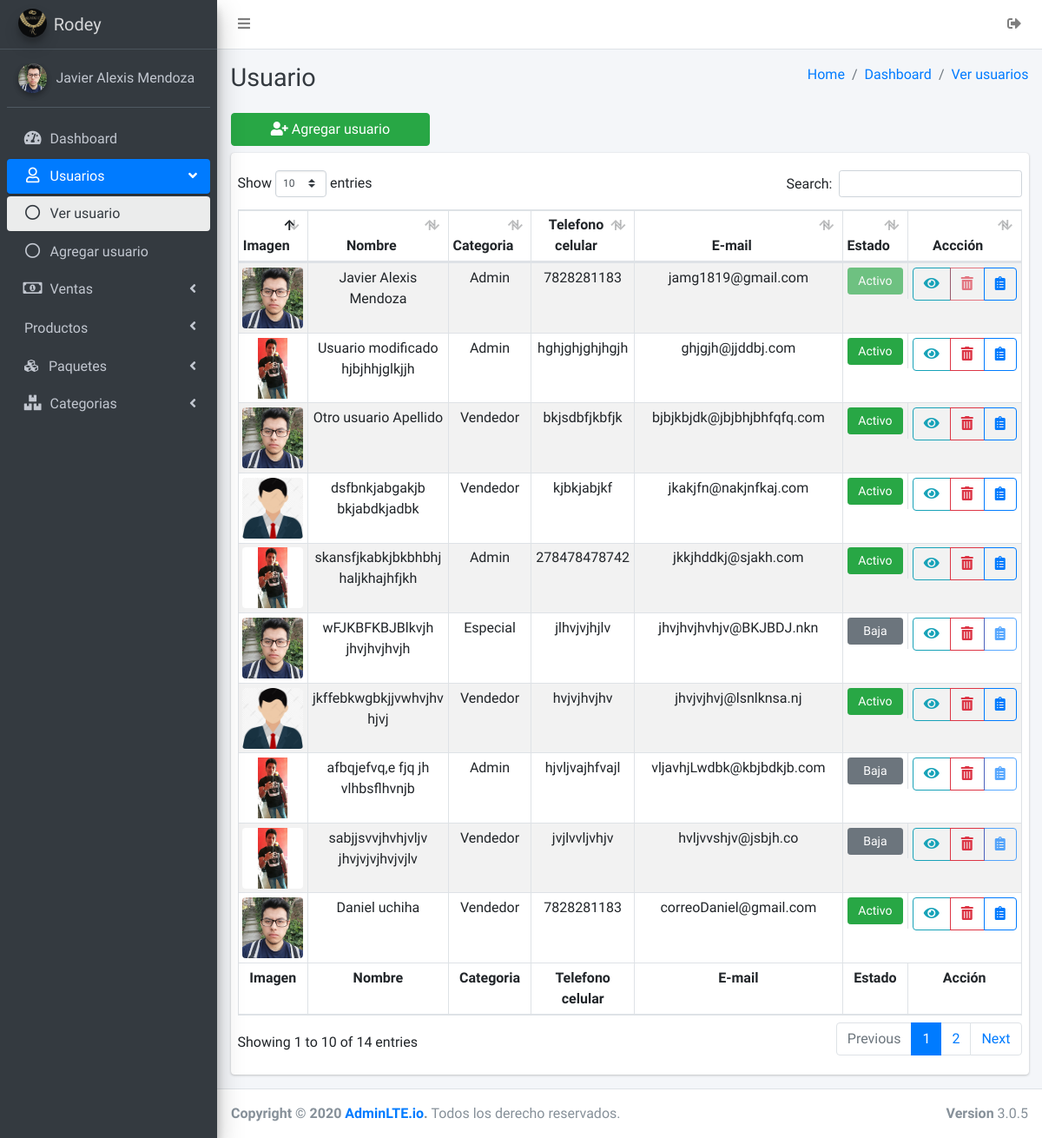
/vendedores/vendedores.php (signed in), run on the app's committed database.
### tables this page shows
CREATE TABLE `usuarios` (
  `idusuarios` int NOT NULL AUTO_INCREMENT,
  `nombre` varchar(45) NOT NULL,
  `apellidoP` varchar(45) NOT NULL,
  `apellidoM` varchar(45) NOT NULL,
  `numeroCelular` varchar(20) DEFAULT NULL,
  `correoElectronico` varchar(45) DEFAULT NULL,
  `direccion` varchar(100) DEFAULT NULL,
  `estado` tinyint(1) NOT NULL DEFAULT '1',
  `usuario` varchar(30) NOT NULL,
  `contraseña` varchar(300) NOT NULL,
  `imgUsuario` varchar(200) DEFAULT NULL,
  `categoria_usuario` int NOT NULL,
  PRIMARY KEY (`idusuarios`),
  KEY `fk_categoria_idx` (`categoria_usuario`),
  CONSTRAINT `fk_categoria` FOREIGN KEY (`categoria_usuario`) REFERENCES `categoria_usuario` (`idcategoria_usuario`)
);

CREATE TABLE `categoria_usuario` (
  `idcategoria_usuario` int NOT NULL AUTO_INCREMENT,
  `categoria_usuario` varchar(45) NOT NULL,
  PRIMARY KEY (`idcategoria_usuario`)
);

### sessionIniciada.php (called while the page is built, shortened)
<?php
if ((isset($_SESSION['idusuario']) && $_SESSION['idusuario'] != '')) {
    $idusuario = $_SESSION['idusuario'];
    include 'conexiones/conexion.php';
    $sql = "SELECT * FROM usuarios WHERE idusuarios = " . $idusuario . " and estado=1";
    $result = $conexion->query($sql);
    $mostrar = mysqli_fetch_array($result);
    $IDUSER = $mostrar['idusuarios'];
    $IMGUSER = $mostrar['imgUsuario'];
    $NOMBREUSER = $mostrar['nombre'] . ' ' . $mostrar['apellidoP'];
} else {
    $host  = $_SERVER['HTTP_HOST'];
    $uri   = rtrim(dirname($_SERVER['PHP_SELF']), '/\\');
    $extra = 'index.php';
    header("Location: http://$host/Admin_joyeria/$extra");
    die();
}

### vendedores/vendedores.php (the view, shortened to what this page needs)
<?php
include '../sessionIniciada.php';
?>
<!DOCTYPE html>
<html>
<head>
    <link rel="stylesheet" href="../plugins/fontawesome-free/css/all.min.css">
    <link rel="stylesheet" href="https://code.ionicframework.com/ionicons/2.0.1/css/ionicons.min.css">
    <link rel="stylesheet" href="../plugins/tempusdominus-bootstrap-4/css/tempusdominus-bootstrap-4.min.css">
    <link rel="stylesheet" href="../dist/css/adminlte.min.css">
    <link rel="stylesheet" href="../plugins/overlayScrollbars/css/OverlayScrollbars.min.css">
    <link rel="stylesheet" href="../plugins/summernote/summernote-bs4.css">
    <link rel="stylesheet" href="../plugins/datatables-bs4/css/dataTables.bootstrap4.min.css">
    <link rel="stylesheet" href="../plugins/datatables-responsive/css/responsive.bootstrap4.min.css">
</head>
<body class="hold-transition sidebar-mini layout-fixed">
    <div class="wrapper">
        <nav class="main-header navbar navbar-expand navbar-white navbar-light">
            <ul class="navbar-nav">
                <li class="nav-item">
                    <a class="nav-link" data-widget="pushmenu" href="#" role="button"><i class="fas fa-bars"></i></a>
                </li>
            </ul>
            <ul class="navbar-nav ml-auto">
                <a class="nav-link effectoHover" data-toggle="" href="../cerrarSesion.php">
                    <i class="fas fa-sign-out-alt"></i>
                </a>
            </ul>
        </nav>
        <aside class="main-sidebar sidebar-dark-primary elevation-4">
            <a href="../main.php" class="brand-link">
                <img src="../img/logo.png" alt="AdminLTE Logo" class="brand-image img-circle elevation-3" style="opacity: .8">
                <span class="brand-text font-weight-light">Rodey</span>
            </a>
            <div class="sidebar">
                <div class="user-panel mt-3 pb-3 mb-3 d-flex">
                    <div class="image">
                        <img src="<?= $IMGUSER ?>" class="img-circle elevation-2" alt="User Image">
                    </div>
                    <div class="info">
                        <a href="#" class="d-block"><?php echo $NOMBREUSER ?></a>
                    </div>
                </div>
                <nav class="mt-2">
                    <ul class="nav nav-pills nav-sidebar flex-column" data-widget="treeview" role="menu" data-accordion="false">
                        <li class="nav-item">
                            <a href="../main.php" class="nav-link ">
                                <i class="nav-icon fas fa-tachometer-alt"></i>
                                <p>
                                    Dashboard
                                </p>
                            </a>
                        </li>
                        <li class="nav-item has-treeview menu-open">
                            <a href="#" class="nav-link active">
                                <i class="far fa-user nav-icon"></i>
                                <p>
                                    Usuarios
                                    <i class="fas fa-angle-left right"></i>
                                </p>
                            </a>
                            <ul class="nav nav-treeview">
                                <li class="nav-item">
                                    <a href="vendedores.php" class="nav-link active">
                                        <i class="far fa-circle nav-icon"></i>
                                        <p>Ver usuario</p>
                                    </a>
                                </li>
                                <li class="nav-item">
                                    <a href="agregarVendedor.php" class="nav-link">
                                        <i class="far fa-circle nav-icon"></i>
                                        <p>Agregar usuario</p>
                                    </a>
                                </li>
                            </ul>
                        </li>
                        <li class="nav-item has-treeview">
                            <a href="#" class="nav-link">
                                <i class="far fa-money-bill-alt nav-icon"></i>
                                <p>
                                    Ventas
                                    <i class="fas fa-angle-left right"></i>
                                </p>
                            </a>
                        </li>
                        <li class="nav-item has-treeview">
                            <a href="#" class="nav-link">
                                <p>
                                    Productos
                                    <i class="fas fa-angle-left right"></i>
                                </p>
                            </a>
                        </li>
                        <li class="nav-item has-treeview ">
                            <a href="#" class="nav-link ">
                            <i class="fas fa-cubes mx-1"></i>
                                <p class="ml-1">
                                    Paquetes
                                    <i class="fas fa-angle-left right"></i>
                                </p>
                            </a>
                        </li>
                        <li class="nav-item has-treeview">
                            <a href="#" class="nav-link">
                                <i class="fas fa-boxes nav-icon"></i>
                                <p>
                                    Categorias
                                    <i class="fas fa-angle-left right"></i>
                                </p>
                            </a>
                        </li>
                    </ul>
                </nav>
            </div>
        </aside>
        <div class="content-wrapper">
            <div class="content-header">
                <div class="container-fluid">
                    <div class="row mb-2">
                        <div class="col-sm-6">
                            <h1 class="m-0 text-dark">Usuario</h1>
                        </div>
                        <div class="col-sm-6">
                            <ol class="breadcrumb float-sm-right">
                                <li class="breadcrumb-item"><a href="../main.php">Home</a></li>
                                <li class="breadcrumb-item"><a href="../main.php">Dashboard</a></li>
                                <li class="breadcrumb-item disabled"><a href="vendedores.php">Ver usuarios</a></li>
                            </ol>
                        </div>
                    </div>
                </div>
            </div>
            <section class="content">
                <div class="container-fluid">
                    <div class="row">
                        <div class="col">
                            <a href="agregarVendedor.php" class="col-lg-3 col-md-4 d-block btn btn-success mb-2"><i class="fas fa-user-plus"></i> Agregar usuario</a>
                        </div>
                    </div>
                </div>
            </section>
            <section class="content">
                <div class="container-fluid">
                    <div class="row">
                        <div class="col-12">
                            <div class="card">
                                <div class="card-body w-100 px-2">
                                    <table id="example2" class="w-100 text-center table-hover table-sm table table-bordered table-striped table-responsive">
                                        <thead>
                                            <tr>
                                                <th>Imagen</th>
                                                <th>Nombre</th>
                                                <th>Categoria</th>
                                                <th>Telefono celular</th>
                                                <th>E-mail</th>
                                                <th>Estado</th>
                                                <th>Accción</th>
                                            </tr>
                                        </thead>
                                        <tbody>
                                            <tr>
                                                <?php
                                                include '../conexiones/conexion.php';
                                                $sql = 'SELECT * FROM usuarios';
                                                $result = $conexion->query($sql);
                                                $imagenUser = "SELECT * FROM usuarios";
                                                while ($mostrar = mysqli_fetch_array($result)) {
                                                    if (($mostrar['imgUsuario'] == 'user-default.jpg') || ($mostrar['imgUsuario'] == '')) {
                                                        $imagenUser = '../uploads/user-default.jpg';
                                                    } else {
                                                        $imagenUser = $mostrar['imgUsuario'];
                                                    }
                                                ?>
                                                    <td>
                                                        <img src="<?= $imagenUser ?>" alt="Imagen de usuario" class="rounded my-0 mx-0" width="70" height="70">
                                                    </td>
                                                    <td>
                                                        <p><?php echo $mostrar['nombre'] . ' ' . $mostrar['apellidoP'] ?></p>
                                                    </td>
                                                    <td>
                                                        <p><?php
                                                            $con = new mysqli('127.0.0.1', 'root', '100%Alexis', 'Joyeria');
                                                            $sqlCategoria = "CALL getIDCategoria(" . $mostrar['categoria_usuario'] . ") ";
                                                            if ($resultadoCategoria = $con->query($sqlCategoria)) {
                                                                $resultadoCategoria = mysqli_fetch_array($resultadoCategoria);
                                                                echo $resultadoCategoria['categoria_usuario'];
                                                            } else {
                                                            }
                                                            ?></p>
                                                    </td>
                                                    <td>
                                                        <p><?php echo $mostrar['numeroCelular']; ?></p>
                                                    </td>
                                                    <td>
                                                        <p><?php echo $mostrar['correoElectronico']; ?></p>
                                                    </td>
                                                    <td class="d-flex">
                                                        <a href="vendedores.php?id=<?= $mostrar['idusuarios'] ?>&estate=<?= $mostrar['estado'] ?> " class="btn w-100  btn-sm
                                            <?= ($mostrar['estado'] == 1) ? 'btn-success ' : 'btn-secondary '; ?>
                                            <?= ($IDUSER == $mostrar['idusuarios']) ? 'disabled ' : ''; ?> "><?php echo ($mostrar['estado'] == 1) ? 'Activo' : 'Baja'; ?> </a>
                                                    </td>
                                                    <td>
                                                        <div class="btn-group" role="toolbar" aria-label="Toolbar with button groups">
                                                            <a href="accionesUsuario.php?id=<?= $mostrar['idusuarios'] ?>&acc=editar" class="btn btn-outline-info"><i class="fas fa-eye"></i></a>
                                                            <a href="accionesUsuario.php?id=<?= $mostrar['idusuarios'] ?>&acc=eliminar" class="btn btn-outline-danger <?= ($IDUSER == $mostrar['idusuarios']) ? 'disabled ' : ''; ?>"><i class="fas fa-trash-alt"></i></a>
                                                            <a href="asignarProducto/masProducto.php?id=<?= $mostrar['idusuarios'] ?>" class="btn  btn-outline-primary <?= ($mostrar['estado'] == 1) ? '' : ' disabled'; ?>"><i class="fas fa-clipboard-list"></i></a>
                                                        </div>
                                                    </td>
                                            </tr>
                                        <?php
                                                }
                                        ?>
                                        </tbody>
                                        <tfoot>
                                            <tr>
                                                <th>Imagen</th>
                                                <th>Nombre</th>
                                                <th>Categoria</th>
                                                <th>Telefono celular</th>
                                                <th>E-mail</th>
                                                <th>Estado</th>
                                                <th>Acción</th>
                                            </tr>
                                        </tfoot>
                                    </table>
                                </div>
                            </div>
                        </div>
                    </div>
                </div>
            </section>
        </div>
        <footer class=" main-footer ">
            <strong>Copyright &copy; 2020 <a href="#">AdminLTE.io</a>.</strong> Todos los derecho reservados.
            <div class=" float-right d-none d-sm-inline-block ">
                <b>Version</b> 3.0.5
            </div>
        </footer>
    </div>
</body>
</html>

### vendedores/vendedores.php (style rules this page uses)
.effectoHover { color: #e1e1e1; }

### data on the page
usuarios: imgUsuario (picture), NOMBREUSER "Javier Alexis Mendoza", nombre "Javier Alexis", apellidoP "Mendoza", categoria_usuario.categoria_usuario "Admin", numeroCelular "7828281183", correoElectronico "jamg1819@gmail.com", estado "Activo"
usuarios: imgUsuario (picture), nombre "Usuario modificado", apellidoP "hjbjhhjglkjjh", categoria_usuario.categoria_usuario "Admin", numeroCelular "hghjghjghjhgjh", correoElectronico "ghjgjh@jjddbj.com", estado "Activo"
usuarios: imgUsuario (picture), nombre "Otro usuario", apellidoP "Apellido", categoria_usuario.categoria_usuario "Vendedor", numeroCelular "bkjsdbfjkbfjk", correoElectronico "bjbjkbjdk@jbjbhjbhfqfq.com", estado "Activo"
usuarios: imgUsuario (placeholder picture), nombre "dsfbnkjabgakjb", apellidoP "bkjabdkjadbk", categoria_usuario.categoria_usuario "Vendedor", numeroCelular "kjbkjabjkf", correoElectronico "jkakjfn@nakjnfkaj.com", estado "Activo"
usuarios: imgUsuario (picture), nombre "skansfjkabkjbkbhbhj", apellidoP "haljkhajhfjkh", categoria_usuario.categoria_usuario "Admin", numeroCelular "278478478742", correoElectronico "jkkjhddkj@sjakh.com", estado "Activo"
usuarios: imgUsuario (picture), nombre "wFJKBFKBJBlkvjh", apellidoP "jhvjhvjhvjh", categoria_usuario.categoria_usuario "Especial", numeroCelular "jlhvjvjhjlv", correoElectronico "jhvjhvjhvhjv@BKJBDJ.nkn", estado "Baja"
usuarios: imgUsuario (placeholder picture), nombre "jkffebkwgbkjjvwhvjhv", apellidoP "hjvj", categoria_usuario.categoria_usuario "Vendedor", numeroCelular "hvjvjhvjhv", correoElectronico "jhvjvjhvj@lsnlknsa.nj", estado "Activo"
usuarios: imgUsuario (picture), nombre "afbqjefvq,e fjq jh", apellidoP "vlhbsflhvnjb", categoria_usuario.categoria_usuario "Admin", numeroCelular "hjvljvajhfvajl", correoElectronico "vljavhjLwdbk@kbjbdkjb.com", estado "Baja"
usuarios: imgUsuario (picture), nombre "sabjjsvvjhvhjvljv", apellidoP "jhvjvjvjhvjvjlv", categoria_usuario.categoria_usuario "Vendedor", numeroCelular "jvjlvvljvhjv", correoElectronico "hvljvvshjv@jsbjh.co", estado "Baja"
usuarios: imgUsuario (picture), nombre "Daniel", apellidoP "uchiha", categoria_usuario.categoria_usuario "Vendedor", numeroCelular "7828281183", correoElectronico "correoDaniel@gmail.com", estado "Activo"
